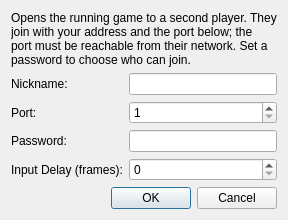
<?xml version="1.0" encoding="UTF-8"?>
<ui version="4.0">
 <class>NetplayCreateSessionDialog</class>
 <widget class="QDialog" name="NetplayCreateSessionDialog">
  <property name="windowTitle">
   <string>Host Netplay Session</string>
  </property>
  <property name="modal">
   <bool>true</bool>
  </property>
  <layout class="QVBoxLayout" name="verticalLayout">
   <item>
    <widget class="QLabel" name="description">
     <property name="text">
      <string>Opens the running game to a second player. They join with your address and the port below; the port must be reachable from their network. Set a password to choose who can join.</string>
     </property>
     <property name="wordWrap">
      <bool>true</bool>
     </property>
    </widget>
   </item>
   <item>
    <layout class="QFormLayout" name="formLayout">
     <item row="0" column="0">
      <widget class="QLabel" name="nicknameLabel">
       <property name="text">
        <string>Nickname:</string>
       </property>
      </widget>
     </item>
     <item row="0" column="1">
      <widget class="QLineEdit" name="nickname">
       <property name="maxLength">
        <number>32</number>
       </property>
      </widget>
     </item>
     <item row="1" column="0">
      <widget class="QLabel" name="portLabel">
       <property name="text">
        <string>Port:</string>
       </property>
      </widget>
     </item>
     <item row="1" column="1">
      <widget class="QSpinBox" name="port">
       <property name="minimum">
        <number>1</number>
       </property>
       <property name="maximum">
        <number>65535</number>
       </property>
      </widget>
     </item>
     <item row="2" column="0">
      <widget class="QLabel" name="passwordLabel">
       <property name="text">
        <string>Password:</string>
       </property>
      </widget>
     </item>
     <item row="2" column="1">
      <widget class="QLineEdit" name="password">
       <property name="maxLength">
        <number>64</number>
       </property>
       <property name="echoMode">
        <enum>QLineEdit::Password</enum>
       </property>
      </widget>
     </item>
     <item row="3" column="0">
      <widget class="QLabel" name="inputDelayLabel">
       <property name="text">
        <string>Input Delay (frames):</string>
       </property>
      </widget>
     </item>
     <item row="3" column="1">
      <widget class="QSpinBox" name="inputDelay">
       <property name="maximum">
        <number>10</number>
       </property>
      </widget>
     </item>
    </layout>
   </item>
   <item>
    <widget class="QDialogButtonBox" name="buttonBox">
     <property name="standardButtons">
      <set>QDialogButtonBox::Cancel|QDialogButtonBox::Ok</set>
     </property>
    </widget>
   </item>
  </layout>
 </widget>
 <resources/>
 <connections/>
</ui>
